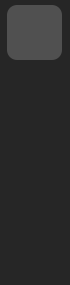
           <widget class="QFrame" name="sidebar_frame">
            <property name="sizePolicy">
             <sizepolicy hsizetype="Preferred" vsizetype="Preferred">
              <horstretch>0</horstretch>
              <verstretch>0</verstretch>
             </sizepolicy>
            </property>
            <property name="minimumSize">
             <size>
              <width>70</width>
              <height>0</height>
             </size>
            </property>
            <property name="maximumSize">
             <size>
              <width>70</width>
              <height>16777215</height>
             </size>
            </property>
            <property name="styleSheet">
             <string notr="true">QFrame {
	background-color: #262626;
	border-top-left-radius:0px;
	border-top-right-radius: 0px;
	border-bottom-right-radius: 0px;
	border-bottom-left-radius: 10px;
}</string>
            </property>
            <property name="frameShape">
             <enum>QFrame::StyledPanel</enum>
            </property>
            <property name="frameShadow">
             <enum>QFrame::Raised</enum>
            </property>
            <layout class="QVBoxLayout" name="verticalLayout_11">
             <property name="spacing">
              <number>5</number>
             </property>
             <property name="leftMargin">
              <number>5</number>
             </property>
             <property name="topMargin">
              <number>5</number>
             </property>
             <property name="rightMargin">
              <number>5</number>
             </property>
             <property name="bottomMargin">
              <number>5</number>
             </property>
             <item alignment="Qt::AlignHCenter|Qt::AlignTop">
              <widget class="QPushButton" name="console_btn">
               <property name="enabled">
                <bool>false</bool>
               </property>
               <property name="minimumSize">
                <size>
                 <width>55</width>
                 <height>55</height>
                </size>
               </property>
               <property name="maximumSize">
                <size>
                 <width>55</width>
                 <height>55</height>
                </size>
               </property>
               <property name="font">
                <font>
                 <family>Segoe UI</family>
                 <pointsize>10</pointsize>
                 <weight>75</weight>
                 <bold>true</bold>
                </font>
               </property>
               <property name="styleSheet">
                <string notr="true">QPushButton {
	color: white;
	background-color: #f77f00;
	border-radius: 10px;
	font-weight: bold;
}

QPushButton:hover {
	background-color: rgb(255, 140, 25);
}

QPushButton:pressed {	
	background-color: rgb(211, 106, 0);
}

QPushButton:disabled {
	background-color: rgb(80, 80, 80);
}
</string>
               </property>
               <property name="text">
                <string/>
               </property>
               <property name="icon">
                <iconset resource="../resources/resources.qrc">
                 <normaloff>:/icons/icons/terminal_white_24dp.svg</normaloff>:/icons/icons/terminal_white_24dp.svg</iconset>
               </property>
               <property name="iconSize">
                <size>
                 <width>24</width>
                 <height>24</height>
                </size>
               </property>
               <property name="checkable">
                <bool>false</bool>
               </property>
               <property name="checked">
                <bool>false</bool>
               </property>
              </widget>
             </item>
             <item alignment="Qt::AlignHCenter|Qt::AlignTop">
              <widget class="QPushButton" name="open_btn">
               <property name="minimumSize">
                <size>
                 <width>55</width>
                 <height>55</height>
                </size>
               </property>
               <property name="maximumSize">
                <size>
                 <width>55</width>
                 <height>55</height>
                </size>
               </property>
               <property name="styleSheet">
                <string notr="true">QPushButton {
	border-radius: 10px;
	background-color: none;
}


QPushButton:hover {
	background-color: #333333;
}

QPushButton:pressed {
	background-color: #444444;

}

QPushButton:disabled {
	background-color: rgb(80, 80, 80);
}
</string>
               </property>
               <property name="text">
                <string/>
               </property>
               <property name="icon">
                <iconset resource="../resources/resources.qrc">
                 <normaloff>:/icons/icons/add_white_24dp.svg</normaloff>:/icons/icons/add_white_24dp.svg</iconset>
               </property>
               <property name="iconSize">
                <size>
                 <width>24</width>
                 <height>24</height>
                </size>
               </property>
              </widget>
             </item>
             <item>
              <spacer name="sidebar_spacer">
               <property name="orientation">
                <enum>Qt::Vertical</enum>
               </property>
               <property name="sizeHint" stdset="0">
                <size>
                 <width>20</width>
                 <height>40</height>
                </size>
               </property>
              </spacer>
             </item>
             <item alignment="Qt::AlignHCenter">
              <widget class="QPushButton" name="preset_load_btn">
               <property name="minimumSize">
                <size>
                 <width>55</width>
                 <height>55</height>
                </size>
               </property>
               <property name="maximumSize">
                <size>
                 <width>55</width>
                 <height>55</height>
                </size>
               </property>
               <property name="styleSheet">
                <string notr="true">QPushButton {
	border-radius: 10px;
	background-color: none;
}


QPushButton:hover {
	background-color: #333333;
}

QPushButton:pressed {
	background-color: #444444;

}

QPushButton:disabled {
	background-color: rgb(80, 80, 80);
}
</string>
               </property>
               <property name="text">
                <string/>
               </property>
               <property name="icon">
                <iconset resource="../resources/resources.qrc">
                 <normaloff>:/icons/icons/tune_white_24dp.svg</normaloff>:/icons/icons/tune_white_24dp.svg</iconset>
               </property>
               <property name="iconSize">
                <size>
                 <width>24</width>
                 <height>24</height>
                </size>
               </property>
              </widget>
             </item>
             <item alignment="Qt::AlignHCenter">
              <widget class="QPushButton" name="preset_save_btn">
               <property name="minimumSize">
                <size>
                 <width>55</width>
                 <height>55</height>
                </size>
               </property>
               <property name="maximumSize">
                <size>
                 <width>55</width>
                 <height>55</height>
                </size>
               </property>
               <property name="styleSheet">
                <string notr="true">QPushButton {
	border-radius: 10px;
	background-color: none;
}


QPushButton:hover {
	background-color: #333333;
}

QPushButton:pressed {
	background-color: #444444;

}

QPushButton:disabled {
	background-color: rgb(80, 80, 80);
}
</string>
               </property>
               <property name="text">
                <string/>
               </property>
               <property name="icon">
                <iconset resource="../resources/resources.qrc">
                 <normaloff>:/icons/icons/save_alt_white_24dp.svg</normaloff>:/icons/icons/save_alt_white_24dp.svg</iconset>
               </property>
               <property name="iconSize">
                <size>
                 <width>24</width>
                 <height>24</height>
                </size>
               </property>
              </widget>
             </item>
            </layout>
           </widget>
